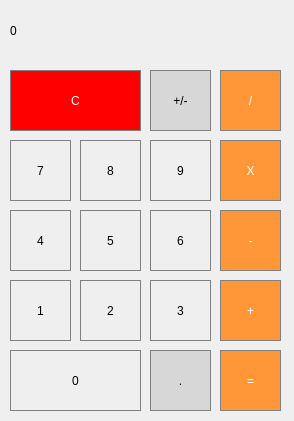
<?xml version="1.0" encoding="UTF-8"?>
<ui version="4.0">
 <class>MainWindow</class>
 <widget class="QMainWindow" name="MainWindow">
  <property name="geometry">
   <rect>
    <x>0</x>
    <y>0</y>
    <width>294</width>
    <height>421</height>
   </rect>
  </property>
  <property name="windowTitle">
   <string>MainWindow</string>
  </property>
  <widget class="QWidget" name="centralWidget">
   <widget class="QLabel" name="lblResultado">
    <property name="geometry">
     <rect>
      <x>10</x>
      <y>0</y>
      <width>271</width>
      <height>61</height>
     </rect>
    </property>
    <property name="styleSheet">
     <string notr="true">QLabel {
  qproperty-alignment: 'AlignVCenter | AlignRight';
  border: 1px solid gray;
}

background-color : white;</string>
    </property>
    <property name="text">
     <string>0</string>
    </property>
   </widget>
   <widget class="QPushButton" name="btnBorrar">
    <property name="geometry">
     <rect>
      <x>10</x>
      <y>70</y>
      <width>131</width>
      <height>61</height>
     </rect>
    </property>
    <property name="styleSheet">
     <string notr="true">QPushButton {
  background-color: rgb(255, 0, 0);
  color: white; 
  border: 1px solid gray;
}
QPushButton:pressed {
    background-color: qlineargradient(x1: 0, y1: 0, x2: 0, y2: 1,
                                      stop: 0 #BEBEBE, stop: 1 #ff0000);
}</string>
    </property>
    <property name="text">
     <string>C</string>
    </property>
   </widget>
   <widget class="QPushButton" name="btnMasMenos">
    <property name="geometry">
     <rect>
      <x>150</x>
      <y>70</y>
      <width>61</width>
      <height>61</height>
     </rect>
    </property>
    <property name="styleSheet">
     <string notr="true">QPushButton {
  background-color: rgb(215, 215, 215);
  border: 1px solid gray;
}
QPushButton:pressed {
    background-color: qlineargradient(x1: 0, y1: 0, x2: 0, y2: 1,
                                      stop: 0 #BEBEBE, stop: 1 #D7D7D7);
}</string>
    </property>
    <property name="text">
     <string>+/-</string>
    </property>
   </widget>
   <widget class="QPushButton" name="btnDividir">
    <property name="geometry">
     <rect>
      <x>220</x>
      <y>70</y>
      <width>61</width>
      <height>61</height>
     </rect>
    </property>
    <property name="styleSheet">
     <string notr="true">QPushButton {
  background-color: rgb(255, 151, 57);
  color: white; 
  border: 1px solid gray;
}

QPushButton:pressed {
    background-color: qlineargradient(x1: 0, y1: 0, x2: 0, y2: 1,
                                      stop: 0 #FF7832, stop: 1 #FF9739);
}</string>
    </property>
    <property name="text">
     <string>/</string>
    </property>
   </widget>
   <widget class="QPushButton" name="btn9">
    <property name="geometry">
     <rect>
      <x>150</x>
      <y>140</y>
      <width>61</width>
      <height>61</height>
     </rect>
    </property>
    <property name="styleSheet">
     <string notr="true">QPushButton {
   border: 1px solid gray;
}
QPushButton:pressed {
    background-color: qlineargradient(x1: 0, y1: 0, x2: 0, y2: 1,
                                      stop: 0 #dadbde, stop: 1 #f6f7fa);
}

</string>
    </property>
    <property name="text">
     <string>9</string>
    </property>
   </widget>
   <widget class="QPushButton" name="btn8">
    <property name="geometry">
     <rect>
      <x>80</x>
      <y>140</y>
      <width>61</width>
      <height>61</height>
     </rect>
    </property>
    <property name="styleSheet">
     <string notr="true">QPushButton {
   border: 1px solid gray;
}
QPushButton:pressed {
    background-color: qlineargradient(x1: 0, y1: 0, x2: 0, y2: 1,
                                      stop: 0 #dadbde, stop: 1 #f6f7fa);
}

</string>
    </property>
    <property name="text">
     <string>8</string>
    </property>
   </widget>
   <widget class="QPushButton" name="btn7">
    <property name="geometry">
     <rect>
      <x>10</x>
      <y>140</y>
      <width>61</width>
      <height>61</height>
     </rect>
    </property>
    <property name="styleSheet">
     <string notr="true">QPushButton {
   border: 1px solid gray;
}
QPushButton:pressed {
    background-color: qlineargradient(x1: 0, y1: 0, x2: 0, y2: 1,
                                      stop: 0 #dadbde, stop: 1 #f6f7fa);
}

</string>
    </property>
    <property name="text">
     <string>7</string>
    </property>
   </widget>
   <widget class="QPushButton" name="btnMultiplicacion">
    <property name="geometry">
     <rect>
      <x>220</x>
      <y>140</y>
      <width>61</width>
      <height>61</height>
     </rect>
    </property>
    <property name="styleSheet">
     <string notr="true">QPushButton {
  background-color: rgb(255, 151, 57);
  color: white; 
  border: 1px solid gray;
}

QPushButton:pressed {
    background-color: qlineargradient(x1: 0, y1: 0, x2: 0, y2: 1,
                                      stop: 0 #FF7832, stop: 1 #FF9739);
}</string>
    </property>
    <property name="text">
     <string>X</string>
    </property>
   </widget>
   <widget class="QPushButton" name="btn6">
    <property name="geometry">
     <rect>
      <x>150</x>
      <y>210</y>
      <width>61</width>
      <height>61</height>
     </rect>
    </property>
    <property name="styleSheet">
     <string notr="true">QPushButton {
   border: 1px solid gray;
}
QPushButton:pressed {
    background-color: qlineargradient(x1: 0, y1: 0, x2: 0, y2: 1,
                                      stop: 0 #dadbde, stop: 1 #f6f7fa);
}

</string>
    </property>
    <property name="text">
     <string>6</string>
    </property>
   </widget>
   <widget class="QPushButton" name="btn5">
    <property name="geometry">
     <rect>
      <x>80</x>
      <y>210</y>
      <width>61</width>
      <height>61</height>
     </rect>
    </property>
    <property name="styleSheet">
     <string notr="true">QPushButton {
   border: 1px solid gray;
}
QPushButton:pressed {
    background-color: qlineargradient(x1: 0, y1: 0, x2: 0, y2: 1,
                                      stop: 0 #dadbde, stop: 1 #f6f7fa);
}

</string>
    </property>
    <property name="text">
     <string>5</string>
    </property>
   </widget>
   <widget class="QPushButton" name="btn4">
    <property name="geometry">
     <rect>
      <x>10</x>
      <y>210</y>
      <width>61</width>
      <height>61</height>
     </rect>
    </property>
    <property name="styleSheet">
     <string notr="true">QPushButton {
   border: 1px solid gray;
}
QPushButton:pressed {
    background-color: qlineargradient(x1: 0, y1: 0, x2: 0, y2: 1,
                                      stop: 0 #dadbde, stop: 1 #f6f7fa);
}

</string>
    </property>
    <property name="text">
     <string>4</string>
    </property>
   </widget>
   <widget class="QPushButton" name="btnResta">
    <property name="geometry">
     <rect>
      <x>220</x>
      <y>210</y>
      <width>61</width>
      <height>61</height>
     </rect>
    </property>
    <property name="styleSheet">
     <string notr="true">QPushButton {
  background-color: rgb(255, 151, 57);
  color: white; 
  border: 1px solid gray;
}

QPushButton:pressed {
    background-color: qlineargradient(x1: 0, y1: 0, x2: 0, y2: 1,
                                      stop: 0 #FF7832, stop: 1 #FF9739);
}</string>
    </property>
    <property name="text">
     <string>-</string>
    </property>
   </widget>
   <widget class="QPushButton" name="btn3">
    <property name="geometry">
     <rect>
      <x>150</x>
      <y>280</y>
      <width>61</width>
      <height>61</height>
     </rect>
    </property>
    <property name="styleSheet">
     <string notr="true">QPushButton {
   border: 1px solid gray;
}
QPushButton:pressed {
    background-color: qlineargradient(x1: 0, y1: 0, x2: 0, y2: 1,
                                      stop: 0 #dadbde, stop: 1 #f6f7fa);
}

</string>
    </property>
    <property name="text">
     <string>3</string>
    </property>
   </widget>
   <widget class="QPushButton" name="btn2">
    <property name="geometry">
     <rect>
      <x>80</x>
      <y>280</y>
      <width>61</width>
      <height>61</height>
     </rect>
    </property>
    <property name="styleSheet">
     <string notr="true">QPushButton {
   border: 1px solid gray;
}
QPushButton:pressed {
    background-color: qlineargradient(x1: 0, y1: 0, x2: 0, y2: 1,
                                      stop: 0 #dadbde, stop: 1 #f6f7fa);
}

</string>
    </property>
    <property name="text">
     <string>2</string>
    </property>
   </widget>
   <widget class="QPushButton" name="btn1">
    <property name="geometry">
     <rect>
      <x>10</x>
      <y>280</y>
      <width>61</width>
      <height>61</height>
     </rect>
    </property>
    <property name="styleSheet">
     <string notr="true">QPushButton {
   border: 1px solid gray;
}
QPushButton:pressed {
    background-color: qlineargradient(x1: 0, y1: 0, x2: 0, y2: 1,
                                      stop: 0 #dadbde, stop: 1 #f6f7fa);
}

</string>
    </property>
    <property name="text">
     <string>1</string>
    </property>
   </widget>
   <widget class="QPushButton" name="btnMas">
    <property name="geometry">
     <rect>
      <x>220</x>
      <y>280</y>
      <width>61</width>
      <height>61</height>
     </rect>
    </property>
    <property name="styleSheet">
     <string notr="true">QPushButton {
  background-color: rgb(255, 151, 57);
  color: white; 
  border: 1px solid gray;
}

QPushButton:pressed {
    background-color: qlineargradient(x1: 0, y1: 0, x2: 0, y2: 1,
                                      stop: 0 #FF7832, stop: 1 #FF9739);
}</string>
    </property>
    <property name="text">
     <string>+</string>
    </property>
   </widget>
   <widget class="QPushButton" name="btn0">
    <property name="geometry">
     <rect>
      <x>10</x>
      <y>350</y>
      <width>131</width>
      <height>61</height>
     </rect>
    </property>
    <property name="styleSheet">
     <string notr="true">QPushButton {
   border: 1px solid gray;
}
QPushButton:pressed {
    background-color: qlineargradient(x1: 0, y1: 0, x2: 0, y2: 1,
                                      stop: 0 #dadbde, stop: 1 #f6f7fa);
}

</string>
    </property>
    <property name="text">
     <string>0</string>
    </property>
   </widget>
   <widget class="QPushButton" name="btnPunto">
    <property name="geometry">
     <rect>
      <x>150</x>
      <y>350</y>
      <width>61</width>
      <height>61</height>
     </rect>
    </property>
    <property name="styleSheet">
     <string notr="true">QPushButton {
  background-color: rgb(215, 215, 215);
  border: 1px solid gray;
}
QPushButton:pressed {
    background-color: qlineargradient(x1: 0, y1: 0, x2: 0, y2: 1,
                                      stop: 0 #BEBEBE, stop: 1 #D7D7D7);
}</string>
    </property>
    <property name="text">
     <string>.</string>
    </property>
   </widget>
   <widget class="QPushButton" name="btnIgual">
    <property name="geometry">
     <rect>
      <x>220</x>
      <y>350</y>
      <width>61</width>
      <height>61</height>
     </rect>
    </property>
    <property name="styleSheet">
     <string notr="true">QPushButton {
  background-color: rgb(255, 151, 57);
  color: white; 
  border: 1px solid gray;
}

QPushButton:pressed {
    background-color: qlineargradient(x1: 0, y1: 0, x2: 0, y2: 1,
                                      stop: 0 #FF7832, stop: 1 #FF9739);
}</string>
    </property>
    <property name="text">
     <string>=</string>
    </property>
   </widget>
  </widget>
 </widget>
 <layoutdefault spacing="6" margin="11"/>
 <resources/>
 <connections/>
</ui>
